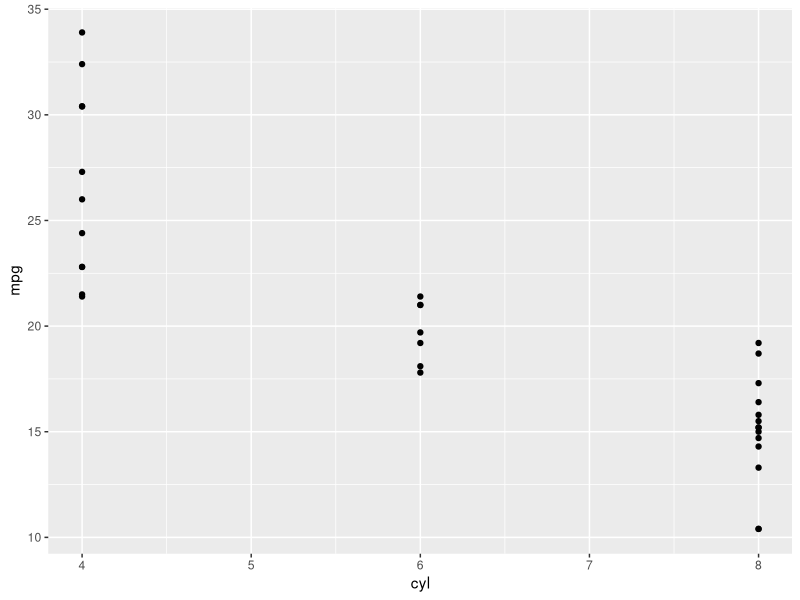
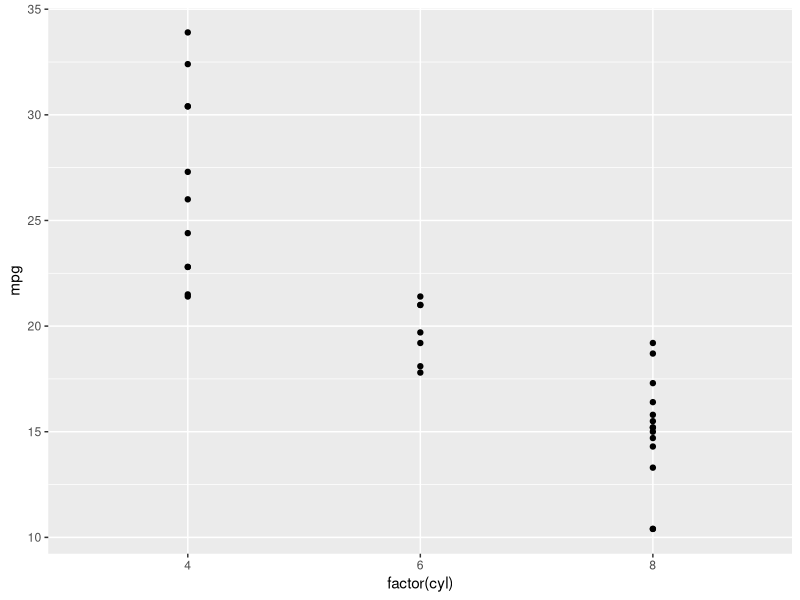
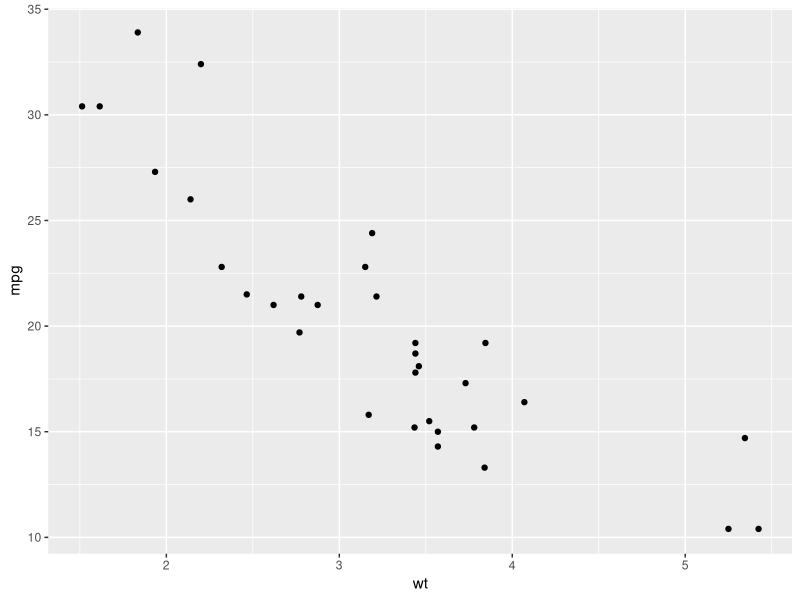
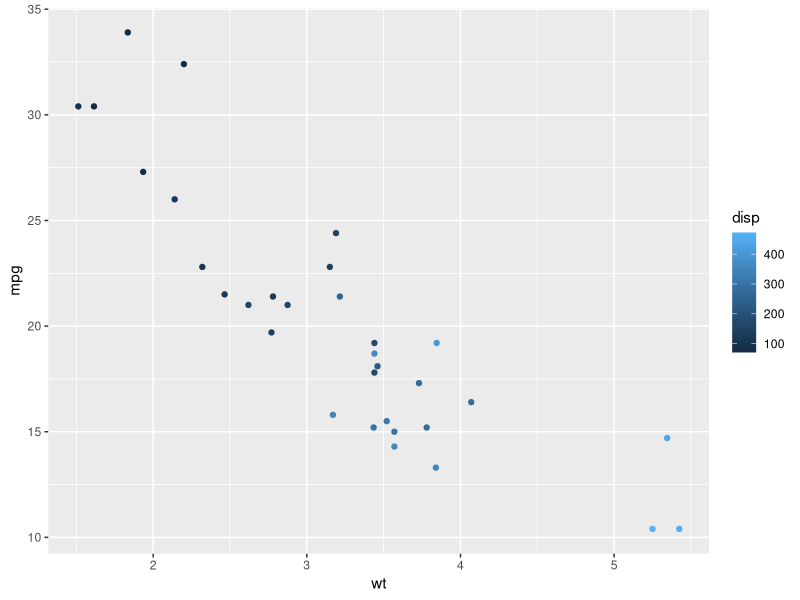
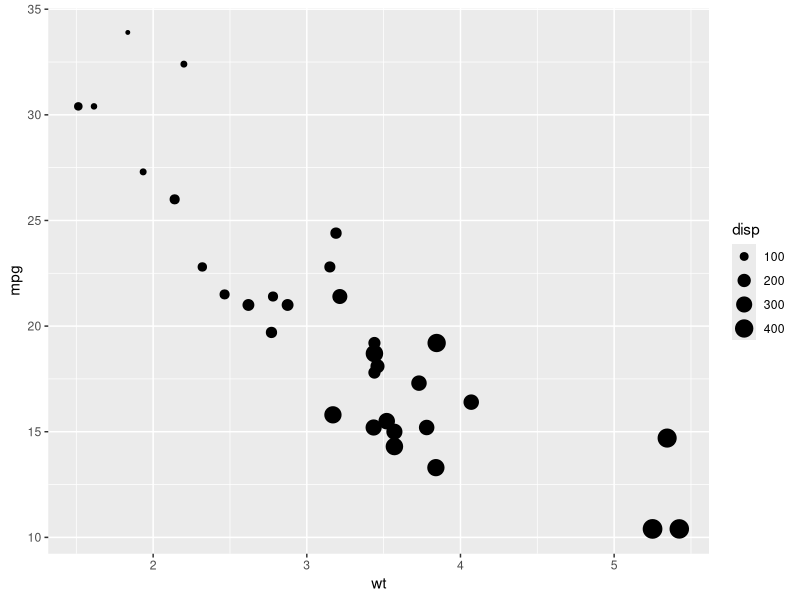
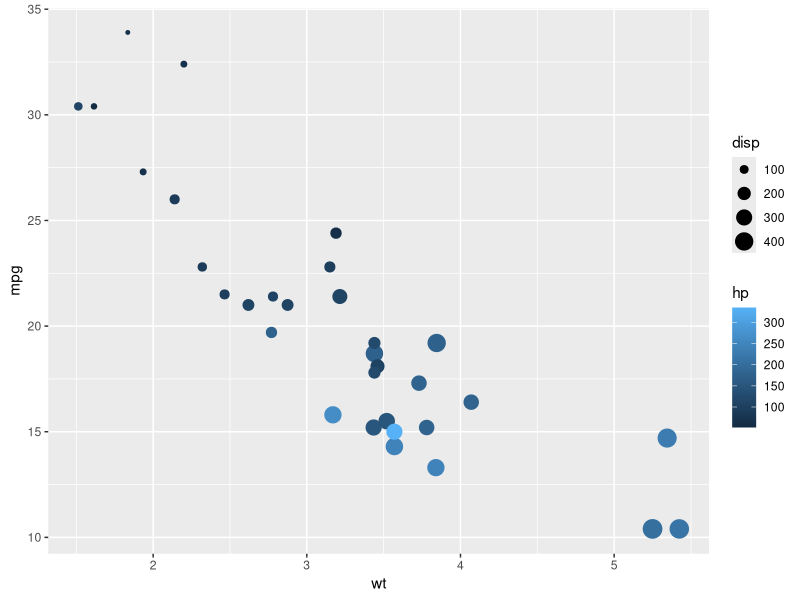
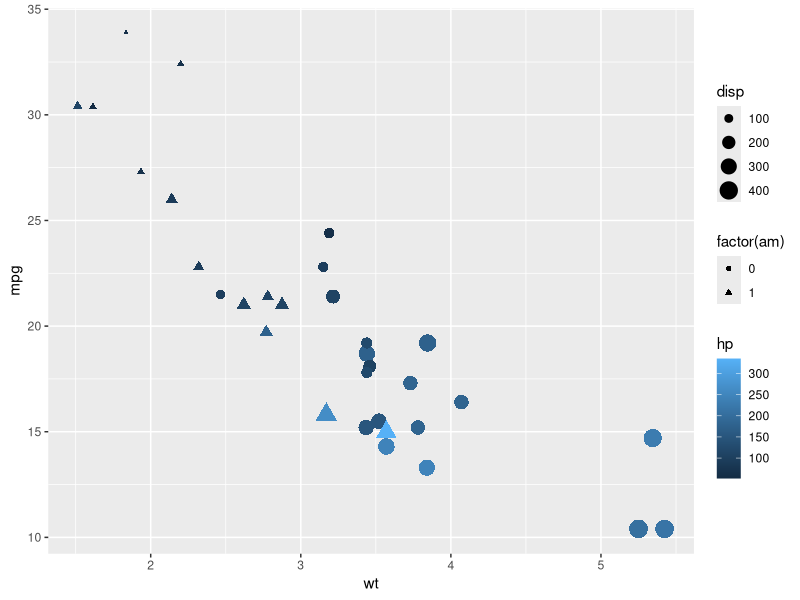
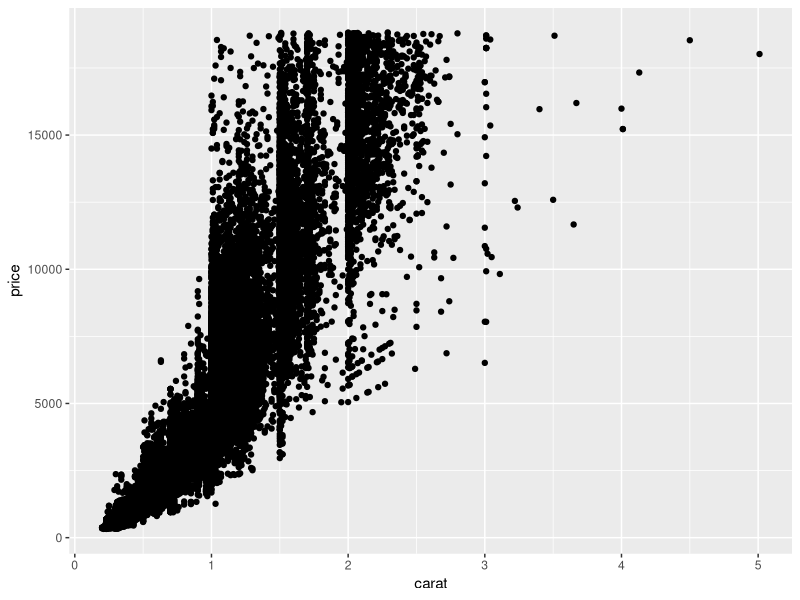

The R script that drew these images, in order:

library(ggplot2)
str(mtcars) # Explore the mtcars data frame with str()
# Execute the following command

ggplot(mtcars, aes(x = cyl, y = mpg)) +
  geom_point()

# Tengo que decirle que son factores

ggplot(mtcars, aes(x = factor(cyl), y = mpg)) +
  geom_point()


# Exploring ggplot2, part 3
# A scatter plot has been made for you
ggplot(mtcars, aes(x = wt, y = mpg)) +
  geom_point()

# Replace ___ with the correct column
ggplot(mtcars, aes(x = wt, y = mpg, color = disp)) +
  geom_point()





# Replace ___ with the correct column
ggplot(mtcars, aes(x = wt, y = mpg, size = disp)) +
  geom_point()

# Replace ___ with the correct column
ggplot(mtcars, aes(x = wt, y = mpg, size = disp, colour = hp)) +
  geom_point()

# Replace ___ with the correct column
ggplot(mtcars, aes(x = wt, y = mpg, size = disp, colour = hp, shape = factor(am))) +
  geom_point()





### Exploring ggplo2, part 4
# Here you'll use two common geom layer functions: geom_point() and geom_smooth().

# Explore the diamonds data frame with str()
str(diamonds)

# Add geom_point() with +
ggplot(diamonds, aes(x = carat, y = price)) + geom_point()


# Add geom_point() and geom_smooth() with +
ggplot(diamonds, aes(x = carat, y = price)) + geom_point() + geom_smooth()



# Exploring ggplo2, part 5
# 1 - The plot you created in the previous exercise
ggplot(diamonds, aes(x = carat, y = price)) +
    geom_point() +
    geom_smooth()

# 2 - Copy the above command but show only the smooth line
ggplot(diamonds, aes(x = carat, y = price)) +
    geom_smooth()


# 3 - Copy the above command and assign the correct value to col in aes()
ggplot(diamonds, aes(x = carat, y = price, color = clarity)) +
    geom_smooth()


# 4 - Keep the color settings from previous command. Plot only the points with argument alpha.
ggplot(diamonds, aes(x = carat, y = price, color = clarity)) +
    geom_point(alpha = 0.4) 



# grammar part 1
# Create the object containing the data and aes layers: dia_plot
dia_plot <- ggplot(diamonds, aes(x = carat, y = price))

# Add a geom layer with + and geom_point()
dia_plot + geom_point()

# Add the same geom layer, but with aes() inside
dia_plot + geom_point(aes(color = clarity))


# grammar part 2

# 1 - The dia_plot object has been created for you
dia_plot <- ggplot(diamonds, aes(x = carat, y = price))

# 2 - Expand dia_plot by adding geom_point() with alpha set to 0.2
dia_plot <- dia_plot + geom_point(alpha = 0.2)

# 3 - Plot dia_plot with additional geom_smooth() with se set to FALSE
dia_plot + geom_smooth(se = FALSE)

# 4 - Copy the command from above and add aes() with the correct mapping to geom_smooth()
dia_plot + geom_smooth(aes(col = clarity), se = FALSE)

